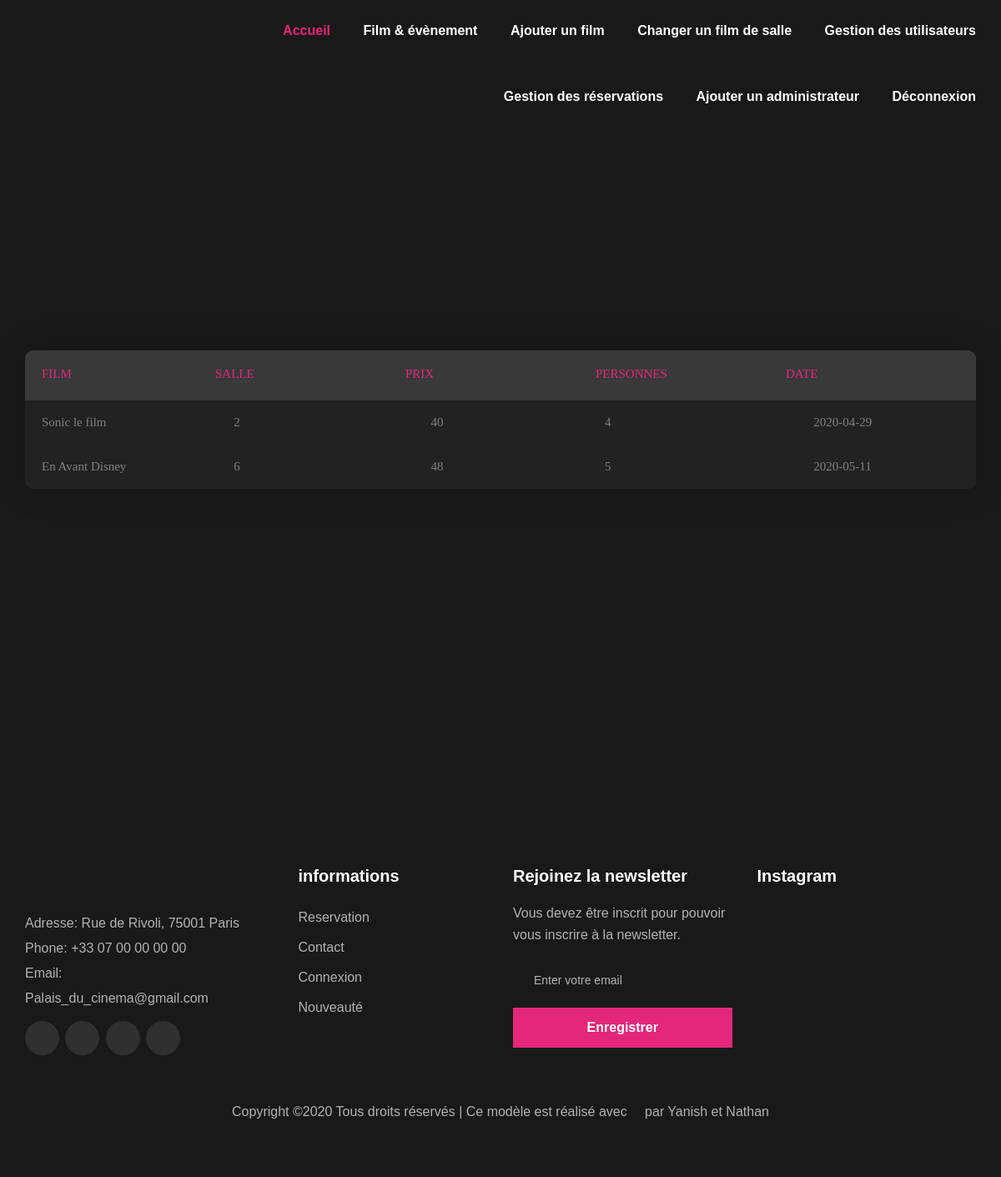
/View/reservation_client.php (signed in), run on an earlier commit of the app's database.
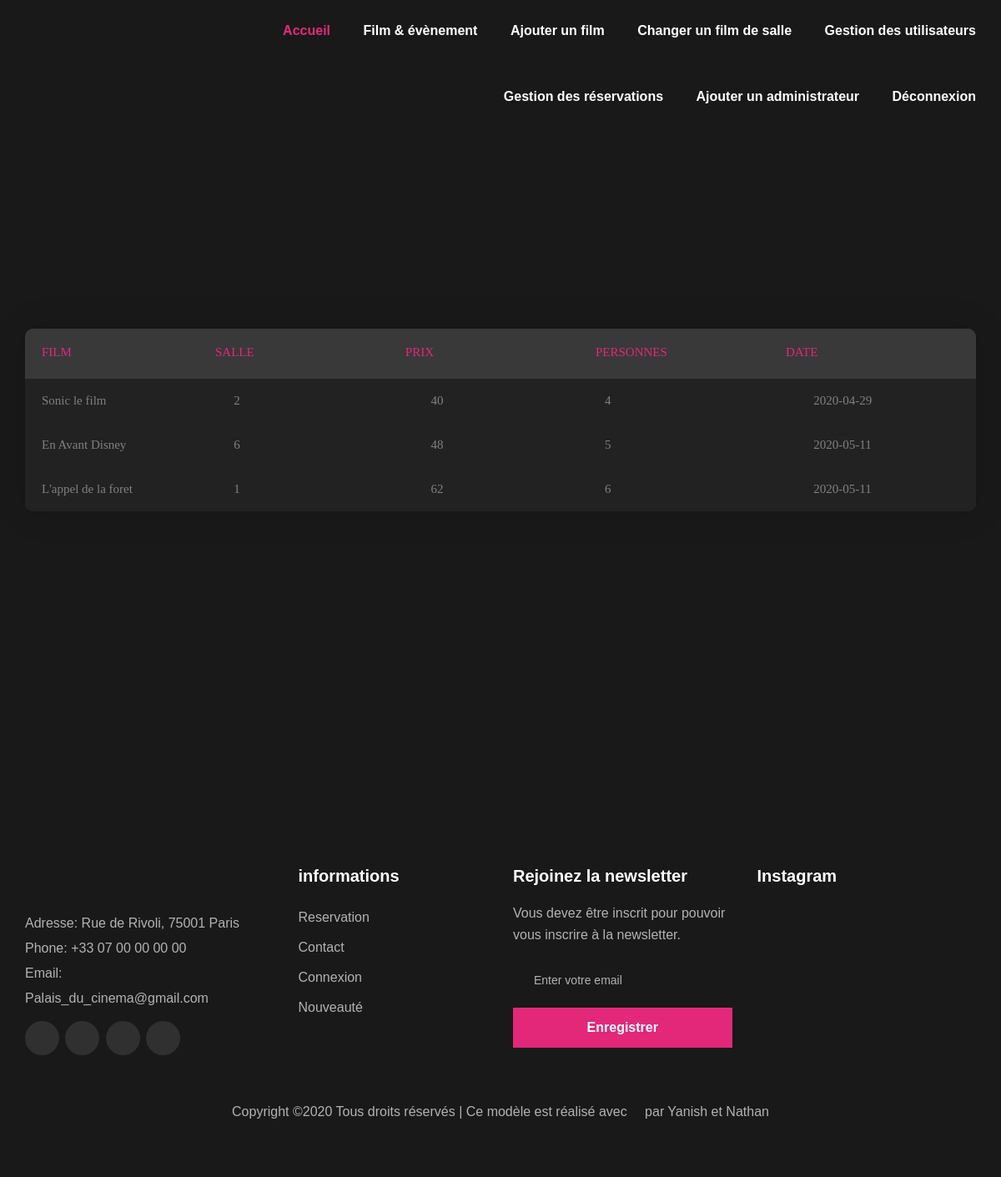
And on a later commit of the database.
### tables this page shows
CREATE TABLE IF NOT EXISTS `reservation` (
  `id` int(11) NOT NULL AUTO_INCREMENT,
  `nom` varchar(50) NOT NULL,
  `tel` varchar(20) NOT NULL,
  `num_salle` int(11) NOT NULL,
  `prix` int(11) NOT NULL,
  `nb_pers` int(11) NOT NULL,
  `date_prevue` varchar(10) NOT NULL,
  `reservation` varchar(100) NOT NULL,
  PRIMARY KEY (`id`),
  KEY `fk_nom` (`nom`),
  KEY `fk_tel` (`tel`),
  KEY `fk_num_salle` (`num_salle`)
);

CREATE TABLE IF NOT EXISTS `salle` (
  `id` int(11) NOT NULL AUTO_INCREMENT,
  `num` int(11) NOT NULL,
  `film` varchar(50) NOT NULL,
  `description` text NOT NULL,
  `3D` char(3) NOT NULL,
  `nb_places` int(11) UNSIGNED NOT NULL,
  `places_restantes` int(11) UNSIGNED NOT NULL,
  PRIMARY KEY (`id`),
  UNIQUE KEY `film` (`film`),
  KEY `num` (`num`)
);

### View/reservation_client.php (the view, shortened to what the changed rows need)
<!DOCTYPE html>
<html lang="en">
<head>
	<link rel="stylesheet" type="text/css" href="../tableau/vendor/bootstrap/css/bootstrap.min.css">
	<link rel="stylesheet" type="text/css" href="../tableau/fonts/font-awesome-4.7.0/css/font-awesome.min.css">
	<link rel="stylesheet" type="text/css" href="../tableau/vendor/animate/animate.css">
	<link rel="stylesheet" type="text/css" href="../tableau/vendor/select2/select2.min.css">
	<link rel="stylesheet" type="text/css" href="../tableau/vendor/perfect-scrollbar/perfect-scrollbar.css">
	<link rel="stylesheet" type="text/css" href="../tableau/css/util.css">
	<link rel="stylesheet" type="text/css" href="../tableau/css/main.css">
  <link rel="stylesheet" type="text/css" href="../tableau/css/style.css">
	<link rel="stylesheet" type="text/css" href="../tableau/css/style2.css">
<link rel="stylesheet" href="../css/bootstrap.min.css" type="text/css">
<link rel="stylesheet" href="../css/font-awesome.min.css" type="text/css">
<link rel="stylesheet" href="../css/themify-icons.css" type="text/css">
<link rel="stylesheet" href="../css/owl.carousel.min.css" type="text/css">
<link rel="stylesheet" href="../css/magnific-popup.css" type="text/css">
<link rel="stylesheet" href="../css/slicknav.min.css" type="text/css">
<link rel="stylesheet" href="../css/style.css" type="text/css">
</head>
<body>
	<?php
	try{
		$bdd= new PDO('mysql:host=localhost;dbname=cine; charset=utf8','root','');
	}
	catch (Exception $e){
		die('Erreur:'.$e->getMessage());
	}
	?>
		<div class="container-table100">
			<div class="wrap-table100">
        <div class="table100 ver3 m-b-110">
					<div class="table100-head">
						<table>
							<thead>
								<tr class="row100 head">
									<th class="cell100 column1">Film</th>
									<th class="cell100 column2">Salle</th>
									<th class="cell100 column3">Prix</th>
									<th class="cell100 column4">Personnes</th>
									<th class="cell100 column5">Date</th>
								</tr>
							</thead>
						</table>
					</div>
					<div class="table100-body js-pscroll">
						<table>
							<tbody>
								<?php
								$req = $bdd->prepare('SELECT film, num_salle, prix, nb_pers, date_prevue FROM reservation INNER JOIN salle ON num_salle=num WHERE nom=?');
                $req->execute(array($_SESSION['nom']));
								$donnees= $req->fetchall();
								foreach ($donnees as $value) {
									echo '<tr class="row100 body">
												<td class="cell100 column1">'.$value["film"].'</td>
												<td class="cell100 column2">'.$value["num_salle"].'</td>
												<td class="cell100 column3">'.$value["prix"].'</td>
												<td class="cell100 column4">'.$value["nb_pers"].'</td>
												<td class="cell100 column5">'.$value["date_prevue"].'</td>
												</tr>';
								}
								?>
							</tbody>
						</table>
					</div>
				</div>
			</div>
		</div>
</body>
</html>

What changed in the data, as far as the page shows it:
added reservation: num_salle.film "L'appel de la foret", num_salle "1", prix "62", nb_pers "6", date_prevue "2020-05-11"
